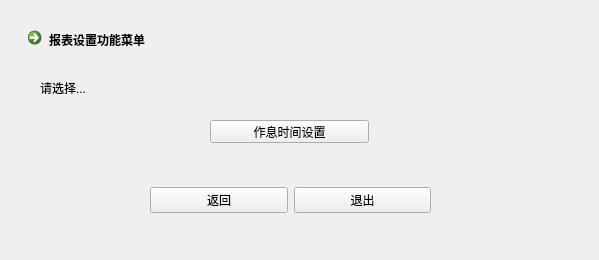
<?xml version="1.0" encoding="UTF-8"?>
<ui version="4.0">
 <class>recordSetting</class>
 <widget class="QWidget" name="recordSetting">
  <property name="geometry">
   <rect>
    <x>0</x>
    <y>0</y>
    <width>599</width>
    <height>260</height>
   </rect>
  </property>
  <property name="windowTitle">
   <string>Form</string>
  </property>
  <widget class="QPushButton" name="daytimeSetting">
   <property name="geometry">
    <rect>
     <x>210</x>
     <y>120</y>
     <width>159</width>
     <height>23</height>
    </rect>
   </property>
   <property name="text">
    <string>作息时间设置</string>
   </property>
  </widget>
  <widget class="QWidget" name="layoutWidget">
   <property name="geometry">
    <rect>
     <x>150</x>
     <y>180</y>
     <width>281</width>
     <height>41</height>
    </rect>
   </property>
   <layout class="QHBoxLayout" name="horizontalLayout_2">
    <item>
     <widget class="QPushButton" name="back">
      <property name="text">
       <string>返回</string>
      </property>
     </widget>
    </item>
    <item>
     <widget class="QPushButton" name="exit">
      <property name="text">
       <string>退出</string>
      </property>
     </widget>
    </item>
   </layout>
  </widget>
  <widget class="QLabel" name="alert">
   <property name="geometry">
    <rect>
     <x>40</x>
     <y>80</y>
     <width>101</width>
     <height>16</height>
    </rect>
   </property>
   <property name="text">
    <string>请选择...</string>
   </property>
  </widget>
  <widget class="QCommandLinkButton" name="tittle">
   <property name="geometry">
    <rect>
     <x>20</x>
     <y>20</y>
     <width>185</width>
     <height>41</height>
    </rect>
   </property>
   <property name="text">
    <string>报表设置功能菜单</string>
   </property>
  </widget>
 </widget>
 <resources/>
 <connections/>
</ui>
